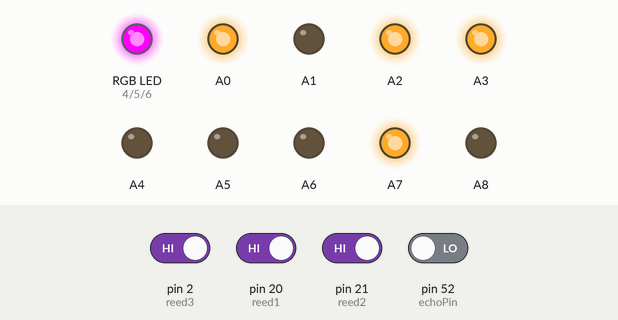
This sketch was run on a simulated Arduino Mega 2560, built with avr-gcc and run on an emulated ATmega2560. On the bench: an RGB LED mixed from three pins (HIGH = lit), output pins drawn as LEDs (lit = HIGH). The inputs (shaded band) are chosen by the test bench; at power-on: pin 2 (reed3), pin 20 (reed1), pin 21 (reed2) HIGH, pin 52 (echoPin) LOW. Pins used as bus, display or sensor lines are not drawn.

Above: at 1.2 s.
1.3 s: pin 2 (reed3) driven LOW
At 1.8 s:
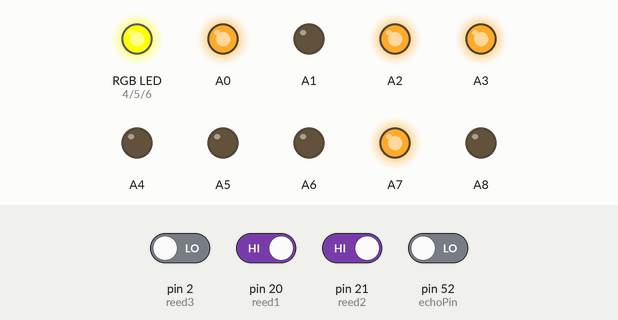
2.8 s: pin 20 (reed1) driven LOW
At 4.0 s:
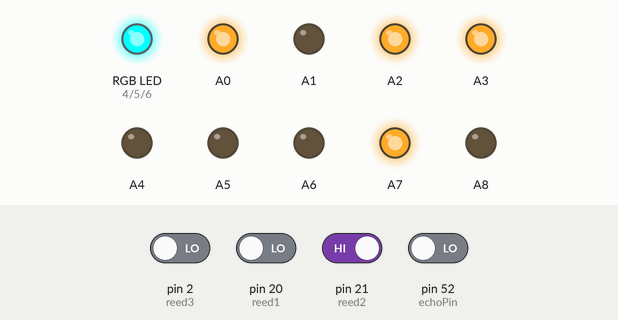
4.3 s: pin 21 (reed2) driven LOW
At 5.3 s:
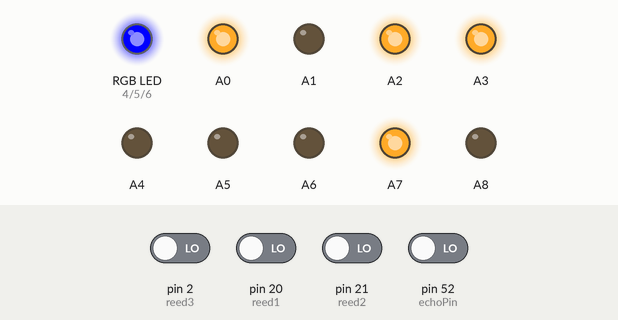
5.8 s: pin 21 (reed2) driven HIGH
At 33.5 s:
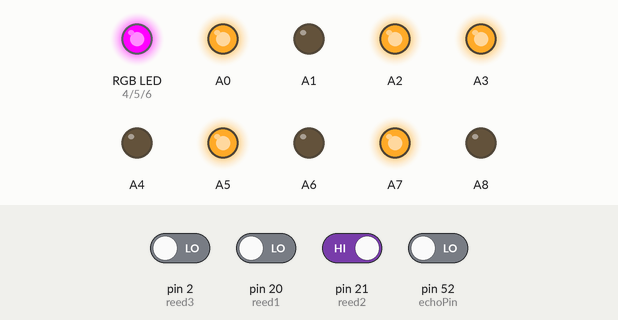
Timing chart, 0 to 41.9 s (numbered marks = the images above; inputs shaded):
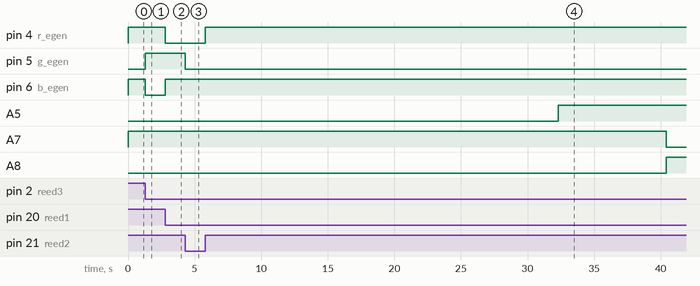

Measured:
- after the input at 1.3 s, pin 5 (g_egen): LOW → HIGH at once; pin 6 (b_egen): HIGH → LOW at once
- after the input at 2.8 s, pin 4 (r_egen): HIGH → LOW at once; pin 6 (b_egen): LOW → HIGH at once
- after the input at 4.3 s, pin 5 (g_egen): HIGH → LOW at once
- after the input at 5.8 s, pin 4 (r_egen): LOW → HIGH at once

The sketch:

01_Den_Sjette_Sans.ino
```cpp
// Den Sjette Sans
// av Andrea Rye, Marthe Seth, Lara Silberhorn, Sigrid Strand Stiberg, Pernille Vannebo og Hanna Karsrud

// Pins til ultrasonisk sensor
const int triggerPin = 50;                          // sender ut signal
const int echoPin = 52;                             // tar imot signal
long etappeTid;                                     // tiden det tar for den ultrasoniske bølgen å gå fra trigger til echo
int avstand;                                        // avstand (i cm)som sensor måler
const int grenseAvstand = 80;                       // avstand i cm. Om ultrasonisk sensor detekterer avstand større enn dette, settes eget rgb lys til hvitt
unsigned long startTid;                             // settes til millis() i det US sensor måler lengre avstand enn grenseAvstand
const unsigned long grenseTid = 900 * 1000;         // hvis bruker ikke sitter ved pulten etter grenseTid, vil status automatisk settes til "ikke tilstede".
                                                        // Angis i sekunder * 1000 (for å gjøre om til millisekunder)

// Pins til reed switcher
const int reed1 = 20;                               // kobles til pins med interrupt funksjon
const int reed2 = 21;
const int reed3 = 2;

// Pins egen RGB-led
const int r_egen = 4;
const int g_egen = 5;
const int b_egen = 6;
int statuskode;                                     // holder styr på brukers egen status,  1=opptatt   2=samarbeid   3=pause

const unsigned long opptattPaaminnelse = 1800000;   // hvor lenge det skal gå før bruker får påminnelse om at de har statusen sin på opptatt
unsigned long startTidOpptatt = 0;                  // tidspunkt når bruker plasserer magnet på opptatt-status

// Pins til de 3 rgb ledene som representerer team-medlemmer. Navn nord, sor og vest korresponderer med plasseringer deres på artefakten
const int r_nord = A2;
const int g_nord = A1;
const int b_nord = A0;
const int r_sor = A3;
const int g_sor = A5;
const int b_sor = A4;
const int r_vest = A8;
const int g_vest = A6;
const int b_vest = A7;

unsigned long tidSkiftetFarge = millis();         // tidspunkt når en av rgb ledene skiftet farge sist
const unsigned long rgb_grensetid = 8 * 1000;     // lengde tid før ny rgb led skal skifte farge
int teller = 0;                                   // teller for fargemonster array i skiftFarge() metode
int forrigeRGB = 1;                               // holder styr på  hvilken rgb som byttet farge siste

void setup() {
  pinMode(triggerPin, OUTPUT);
  pinMode(echoPin, INPUT);
  pinMode(reed1, INPUT_PULLUP);
  pinMode(reed2, INPUT_PULLUP);
  pinMode(reed3, INPUT_PULLUP);
  // om en av reed switchene aktiveres, vil programmet automatisk hoppe til korresponderende
  // funksjon (settOpptatt, settSamarbeid eller settPause) og utføre dette
  attachInterrupt(digitalPinToInterrupt(reed1), settOpptatt, CHANGE);
  attachInterrupt(digitalPinToInterrupt(reed2), settSamarbeid, CHANGE);
  attachInterrupt(digitalPinToInterrupt(reed3), settPause, CHANGE);

  pinMode(r_egen, OUTPUT);
  pinMode(g_egen, OUTPUT);
  pinMode(b_egen, OUTPUT);

  //Kode som skal utføres kun 1 gang (ved oppstart)
  // sjekker om magneten er plassert på en reed switch. Hvis ja, så settes statuskode til korresponderende tall
  avgjorEgenStatus();
  //setter rgb lysene til å lyse
  skiftFargeVestSor(1, r_sor, g_sor, b_sor);
  skiftFargeVestSor(3, r_vest, g_vest, b_vest);
  skiftFargeNord(4, r_nord, g_nord, b_nord);
}

void loop() {
  // endrer statuslys basert på verdien til statuskode
  settEgenStatus();
  // ultrasonisk sensor trigges og måler avstand
  trigUltrasoniskSensor();
  // sjekker om bruker er tilstede eller ikke
  sjekkTilstedevaerelse();

  //sjekker om bruker har hatt magnet på "opptatt" over grensetiden. Hvis ja, starter pulsering.
  if ((millis() - startTidOpptatt) > opptattPaaminnelse){
    pulsering();
  }
  // sjekker om det har gått mer tid enn grensetiden, siden siste en rgb led skiftet farge.
  //Hvis ja, skifter farge og oppdaterer tiden dette skjedde
  if((millis() - tidSkiftetFarge) >= rgb_grensetid){
    skiftFarge();
    tidSkiftetFarge = millis();
  }
}

// De tre "sett"-metodene blir aktivert ved hjelp av interrupt funksjonaliteten på arduino brettet. Når en av de trigges,
// sjekkes reed-swtichen sin status, statuskoden oppdateres og settEgenStatus() blir kallt på for å oppdatere lyset
void settOpptatt(){
  if(digitalRead(reed1) == LOW){
    statuskode = 1;
  }
  else{
    statuskode = 0;
  }
  settEgenStatus();
}

void settSamarbeid(){
  if(digitalRead(reed2) == LOW){
    statuskode = 2;
  }
  else{
    statuskode = 0;
  }
  settEgenStatus();
}

void settPause(){
  if(digitalRead(reed3) == LOW){
    statuskode = 3;
  }
  else{
    statuskode = 0;
  }
  settEgenStatus();
}

// metoden sjekker statuskoden og endrer brukerens rgb led til riktig farge
// startTidOpptatt oppdateres til nåværende tid hvis statusen endres til opptatt, mens den nullstilles
// hvis statusen endres til noe annet
void settEgenStatus(){
  // opptatt - rød
  if(statuskode == 1){
    analogWrite(r_egen, 0);
    analogWrite(g_egen, 255);
    analogWrite(b_egen, 255);
    if(startTidOpptatt == 0){
      startTidOpptatt = millis();
    }
  }
  // samarbeid - gul
  else if(statuskode == 2){
    analogWrite(r_egen, 0);
    analogWrite(g_egen, 0);
    analogWrite(b_egen, 255);
    startTidOpptatt = 0;
  }
  // pause - blå
  else if (statuskode == 3){
    analogWrite(r_egen, 255);
    analogWrite(g_egen, 255);
    analogWrite(b_egen, 0);
    startTidOpptatt = 0;
  }
  // tilstede - grønn
  else if (statuskode == 0){
    analogWrite(r_egen, 255);
    analogWrite(g_egen, 0);
    analogWrite(b_egen, 255);
    startTidOpptatt = 0;
  }
  // ikke tilstede - hvit
  else if (statuskode == 4){
    analogWrite(r_egen, 0);
    analogWrite(g_egen, 0);
    analogWrite(b_egen, 0);
  }
}


void trigUltrasoniskSensor(){
  // koden er basert på kode eksempelet på arduino sine nettsider
  /************************************************************************
  * Tittel: Ping Ultrasonic Range Finder
  * Dato: 16.05.2023
  * Lenke: https://docs.arduino.cc/built-in-examples/sensors/Ping
  /************************************************************************/
  digitalWrite(triggerPin, LOW);
  delayMicroseconds(2);
  digitalWrite(triggerPin, HIGH);
  delay(10);
  digitalWrite(triggerPin, LOW);
  //leser av tiden det tar for echoPin å registrere signalet
  etappeTid = pulseIn(echoPin, HIGH);
  // regner om til avstand i cm
  avstand = etappeTid * 0.034/2;
}

void sjekkTilstedevaerelse(){
  //nullstiller timer om personen har kommet tilbake til plassen før tidsgrensen har passert
  if (startTid > 0 && avstand < grenseAvstand){
    startTid = 0;
    avgjorEgenStatus();
  }
  // hvis nåværende avstand er over grense og timer ikke har startet
  // start timer (sett start tid til nåværende tid)
  else if (avstand > grenseAvstand && startTid == 0){
    startTid = millis();
    avgjorEgenStatus();
  }
  // hvis timer har startet og tidsgrensen er passert, sett egen status til ikke tilstede
  // og sjekk at avstanden ikke er endret (om personen har kommet tilbake igjen f.eks.)
  else if (startTid > 0 && (millis() - startTid) >= grenseTid){
    while(avstand > grenseAvstand){
      statuskode = 4;
      settEgenStatus();
      trigUltrasoniskSensor();
    }
    avgjorEgenStatus();
  }
  settEgenStatus();
}

// forskjellen på settEgenStatus() og avgjorEgenStatus er at førstnevnte endrer lyset basert på statuskoden,
// mens sistenevnte endrer statuskode (ikke lysene) basert på lesing fra reed1 switchen.
void avgjorEgenStatus(){
  if(digitalRead(reed1) == LOW){
    statuskode = 1;
  }
  else if(digitalRead(reed2) == LOW){
    statuskode = 2;
  }
  else if (digitalRead(reed3) == LOW){
    statuskode = 3;
  }
  else{
    statuskode = 0;
  }
}

void pulsering(){
  // koden er basert på tutorialen funnet på Sparkfun sine nettsider
  /************************************************************************
  * Tittel: Pulse a LED
  * Forfatter: MikeGrusin
  * Dato: 31.10.2011
  * Lenke: https://www.sparkfun.com/tutorials/329
  /************************************************************************/
  float in, out;
  while(digitalRead(reed1) == LOW){
    for (in = 0; in < 6.283; in = in + 0.001){
      out = sin(in) * 127.5 + 127.5;
      analogWrite(r_egen, out);
      analogWrite(g_egen, 255);
      analogWrite(b_egen, 255);
    }
  }
  // nullstiller timer
  startTidOpptatt = 0;
}

// metoden for å simulere at andre teammedlemmer endrer sin status.
// metoden itererer gjennom et array med tallverdier (som representerer farger) og for hver gang et RGB lys skifter farge
// blir forrigeRGB variabelen endret. På denne måten varierer det både hvilken RGB led som bytter farge, og hvilken farge
// det byttes til

void skiftFarge(){
  int fargemonster[] = {
    // kolonne 1 er rgb sor sitt lysmønster, kol 2 = rgb vest, kol 3 = rgb nord
    1, 3, 4,
    2, 1, 3,
    3, 3, 2,
    4, 1, 3};

    // hvis forrigeRGB var nord, bytt farge på sør og oppdatert forrigeRGB til sør
    if(forrigeRGB == 1){
      forrigeRGB = 2;
      skiftFargeVestSor(fargemonster[teller], r_sor, g_sor, b_sor);
      teller++;
    }
    // hvis forrigeRGB var sør, bytt farge på vest og oppdatert forrigeRGB til vest
    else if(forrigeRGB == 2){
      forrigeRGB = 3;
      skiftFargeVestSor(fargemonster[teller], r_vest, g_vest, b_vest);
      teller++;
    }
    // hvis forrigeRGB var vest, bytt farge på nord og oppdatert forrigeRGB til nord
    else if(forrigeRGB == 3){
      forrigeRGB = 1;
      skiftFargeNord(fargemonster[teller], r_nord, g_nord, b_nord);
      teller++;
    }
  // nullstiller teller når fargermønsteret har iterert gjennom fargermonster arrayet
  if (teller >= 11){
    teller = 0;
  }
  // oppdatert tiden når siste farge-skifte har skjedd
  tidSkiftetFarge = millis();
}

// metode endrer farge på RGB basert på fargekoden og pin nummer
// siden to av RGB-ledene (vest og sor) er "common cathode", så har de andre fargekoder enn RGB nord (se egen skiftFargeNord funsjon)
void skiftFargeVestSor(int fargekode, int r, int g, int b){
  // 1: rød    2: gul    3: blå     4: grønn
  if(fargekode == 1){
    analogWrite(r, 255);
    analogWrite(g, 0);
    analogWrite(b, 0);
  }
  else if(fargekode == 2){
    analogWrite(r, 255);
    analogWrite(g, 255);
    analogWrite(b, 0);
  }
  else if(fargekode == 3){
    analogWrite(r, 0);
    analogWrite(g, 0);
    analogWrite(b, 255);
  }
  else if(fargekode == 4){
    analogWrite(r, 0);
    analogWrite(g, 255);
    analogWrite(b, 0);
  }
}

// metode endrer farge på RGB basert på fargekoden og pin nummer
void skiftFargeNord(int fargekode, int r, int g, int b){
  // 1: rød    2: gul    3: blå     4: grønn
  if(fargekode == 1){
    analogWrite(r, 0);
    analogWrite(g, 255);
    analogWrite(b, 255);
  }
  else if(fargekode == 2){
    analogWrite(r, 0);
    analogWrite(g, 0);
    analogWrite(b, 255);
  }
  else if(fargekode == 3){
    analogWrite(r, 255);
    analogWrite(g, 255);
    analogWrite(b, 0);
  }
  else if(fargekode == 4){
    analogWrite(r, 255);
    analogWrite(g, 0);
    analogWrite(b, 255);
  }
}
```
